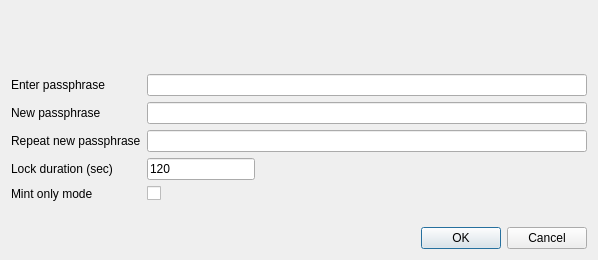
<?xml version="1.0" encoding="UTF-8"?>
<ui version="4.0">
 <class>AskPassphraseDialog</class>
 <widget class="QDialog" name="AskPassphraseDialog">
  <property name="geometry">
   <rect>
    <x>0</x>
    <y>0</y>
    <width>598</width>
    <height>260</height>
   </rect>
  </property>
  <property name="sizePolicy">
   <sizepolicy hsizetype="Preferred" vsizetype="Minimum">
    <horstretch>0</horstretch>
    <verstretch>0</verstretch>
   </sizepolicy>
  </property>
  <property name="minimumSize">
   <size>
    <width>550</width>
    <height>0</height>
   </size>
  </property>
  <property name="windowTitle">
   <string>Passphrase Dialog</string>
  </property>
  <layout class="QVBoxLayout" name="verticalLayout">
   <item>
    <widget class="QLabel" name="warningLabel">
     <property name="textFormat">
      <enum>Qt::RichText</enum>
     </property>
     <property name="wordWrap">
      <bool>true</bool>
     </property>
    </widget>
   </item>
   <item>
    <layout class="QFormLayout" name="formLayout">
     <property name="fieldGrowthPolicy">
      <enum>QFormLayout::AllNonFixedFieldsGrow</enum>
     </property>
     <item row="0" column="0">
      <widget class="QLabel" name="passLabel1">
       <property name="text">
        <string>Enter passphrase</string>
       </property>
      </widget>
     </item>
     <item row="0" column="1">
      <widget class="QLineEdit" name="passEdit1">
       <property name="echoMode">
        <enum>QLineEdit::Password</enum>
       </property>
      </widget>
     </item>
     <item row="1" column="0">
      <widget class="QLabel" name="passLabel2">
       <property name="text">
        <string>New passphrase</string>
       </property>
      </widget>
     </item>
     <item row="1" column="1">
      <widget class="QLineEdit" name="passEdit2">
       <property name="echoMode">
        <enum>QLineEdit::Password</enum>
       </property>
      </widget>
     </item>
     <item row="2" column="0">
      <widget class="QLabel" name="passLabel3">
       <property name="text">
        <string>Repeat new passphrase</string>
       </property>
      </widget>
     </item>
     <item row="2" column="1">
      <widget class="QLineEdit" name="passEdit3">
       <property name="echoMode">
        <enum>QLineEdit::Password</enum>
       </property>
      </widget>
     </item>
     <item row="3" column="0">
      <widget class="QLabel" name="passLabelDuration">
       <property name="text">
        <string>Lock duration (sec)</string>
       </property>
      </widget>
     </item>
     <item row="3" column="1">
      <widget class="QLineEdit" name="passEditDuration">
       <property name="sizePolicy">
        <sizepolicy hsizetype="Maximum" vsizetype="Fixed">
         <horstretch>0</horstretch>
         <verstretch>0</verstretch>
        </sizepolicy>
       </property>
       <property name="text">
        <string>120</string>
       </property>
      </widget>
     </item>
     <item row="4" column="0">
      <widget class="QLabel" name="passLabelMintOnly">
       <property name="text">
        <string>Mint only mode</string>
       </property>
      </widget>
     </item>
     <item row="4" column="1">
      <widget class="QCheckBox" name="passCheckBoxMintOnly">
       <property name="text">
        <string/>
       </property>
      </widget>
     </item>
     <item row="5" column="0">
      <widget class="QLabel" name="capsLabel">
       <property name="font">
        <font>
         <weight>75</weight>
         <bold>true</bold>
        </font>
       </property>
       <property name="text">
        <string/>
       </property>
       <property name="alignment">
        <set>Qt::AlignCenter</set>
       </property>
      </widget>
     </item>
    </layout>
   </item>
   <item>
    <widget class="QDialogButtonBox" name="buttonBox">
     <property name="orientation">
      <enum>Qt::Horizontal</enum>
     </property>
     <property name="standardButtons">
      <set>QDialogButtonBox::Cancel|QDialogButtonBox::Ok</set>
     </property>
    </widget>
   </item>
  </layout>
 </widget>
 <resources/>
 <connections>
  <connection>
   <sender>buttonBox</sender>
   <signal>accepted()</signal>
   <receiver>AskPassphraseDialog</receiver>
   <slot>accept()</slot>
   <hints>
    <hint type="sourcelabel">
     <x>248</x>
     <y>254</y>
    </hint>
    <hint type="destinationlabel">
     <x>157</x>
     <y>274</y>
    </hint>
   </hints>
  </connection>
  <connection>
   <sender>buttonBox</sender>
   <signal>rejected()</signal>
   <receiver>AskPassphraseDialog</receiver>
   <slot>reject()</slot>
   <hints>
    <hint type="sourcelabel">
     <x>316</x>
     <y>260</y>
    </hint>
    <hint type="destinationlabel">
     <x>286</x>
     <y>274</y>
    </hint>
   </hints>
  </connection>
 </connections>
</ui>
